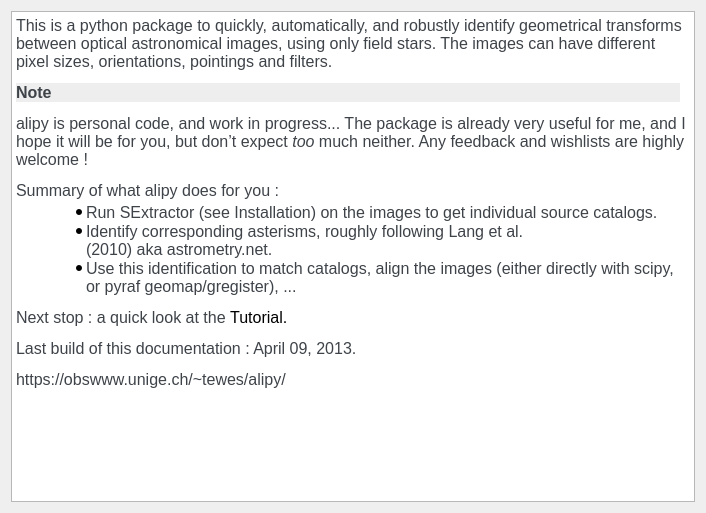
<?xml version="1.0" encoding="UTF-8"?>
<ui version="4.0">
 <class>Form</class>
 <widget class="QWidget" name="Form">
  <property name="geometry">
   <rect>
    <x>0</x>
    <y>0</y>
    <width>702</width>
    <height>509</height>
   </rect>
  </property>
  <property name="windowTitle">
   <string>Alipy</string>
  </property>
  <layout class="QGridLayout" name="gridLayout">
   <item row="0" column="0">
    <widget class="QTextBrowser" name="textBrowser_5">
     <property name="minimumSize">
      <size>
       <width>684</width>
       <height>491</height>
      </size>
     </property>
     <property name="html">
      <string>&lt;!DOCTYPE HTML PUBLIC &quot;-//W3C//DTD HTML 4.0//EN&quot; &quot;http://www.w3.org/TR/REC-html40/strict.dtd&quot;&gt;
&lt;html&gt;&lt;head&gt;&lt;meta name=&quot;qrichtext&quot; content=&quot;1&quot; /&gt;&lt;style type=&quot;text/css&quot;&gt;
p, li { white-space: pre-wrap; }
&lt;/style&gt;&lt;/head&gt;&lt;body style=&quot; font-family:'MS Shell Dlg 2'; font-size:8.25pt; font-weight:400; font-style:normal;&quot;&gt;
&lt;p style=&quot; margin-top:12px; margin-bottom:12px; margin-left:0px; margin-right:0px; -qt-block-indent:0; text-indent:0px; background-color:#ffffff;&quot;&gt;&lt;span style=&quot; font-family:'Arial,sans-serif'; font-size:12pt; color:#3e4349; background-color:#ffffff;&quot;&gt;This is a python package to quickly, automatically, and robustly identify geometrical transforms between optical astronomical images, using only field stars. The images can have different pixel sizes, orientations, pointings and filters.&lt;/span&gt;&lt;/p&gt;
&lt;p style=&quot; margin-top:10px; margin-bottom:5px; margin-left:0px; margin-right:10px; -qt-block-indent:0; text-indent:0px; background-color:#eeeeee;&quot;&gt;&lt;span style=&quot; font-family:'Arial,sans-serif'; font-size:12pt; font-weight:600; color:#3e4349;&quot;&gt;Note&lt;/span&gt;&lt;span style=&quot; font-family:'Arial,sans-serif'; font-size:12pt; color:#3e4349;&quot;&gt; &lt;/span&gt;&lt;/p&gt;
&lt;p style=&quot; margin-top:12px; margin-bottom:12px; margin-left:0px; margin-right:0px; -qt-block-indent:0; text-indent:0px;&quot;&gt;&lt;span style=&quot; font-family:'Arial,sans-serif'; font-size:12pt; color:#3e4349;&quot;&gt;alipy is personal code, and work in progress... The package is already very useful for me, and I hope it will be for you, but don’t expect &lt;/span&gt;&lt;span style=&quot; font-family:'Arial,sans-serif'; font-size:12pt; font-style:italic; color:#3e4349;&quot;&gt;too&lt;/span&gt;&lt;span style=&quot; font-family:'Arial,sans-serif'; font-size:12pt; color:#3e4349;&quot;&gt; much neither. Any feedback and wishlists are highly welcome !&lt;/span&gt;&lt;/p&gt;
&lt;p style=&quot; margin-top:8px; margin-bottom:0px; margin-left:0px; margin-right:0px; -qt-block-indent:0; text-indent:0px; background-color:#ffffff;&quot;&gt;&lt;span style=&quot; font-family:'Arial,sans-serif'; font-size:12pt; color:#3e4349;&quot;&gt;Summary of what alipy does for you :&lt;/span&gt;&lt;/p&gt;
&lt;ul style=&quot;margin-top: 0px; margin-bottom: 0px; margin-left: 0px; margin-right: 0px; -qt-list-indent: 1;&quot;&gt;&lt;li style=&quot; font-family:'Arial,sans-serif'; font-size:12pt; color:#3e4349;&quot; style=&quot; margin-top:3px; margin-bottom:0px; margin-left:30px; margin-right:0px; -qt-block-indent:0; text-indent:0px;&quot;&gt;Run SExtractor (see Installation) on the images to get individual source catalogs.&lt;/li&gt;
&lt;li style=&quot; font-family:'Arial,sans-serif'; font-size:12pt; color:#3e4349;&quot; style=&quot; margin-top:0px; margin-bottom:0px; margin-left:30px; margin-right:0px; -qt-block-indent:0; text-indent:0px;&quot;&gt;Identify corresponding asterisms, roughly following Lang et al. (2010) aka astrometry.net.&lt;/li&gt;
&lt;li style=&quot; font-family:'Arial,sans-serif'; font-size:12pt; color:#3e4349;&quot; style=&quot; margin-top:0px; margin-bottom:10px; margin-left:30px; margin-right:0px; -qt-block-indent:0; text-indent:0px;&quot;&gt;Use this identification to match catalogs, align the images (either directly with scipy, or pyraf geomap/gregister), ...&lt;/li&gt;&lt;/ul&gt;
&lt;p style=&quot; margin-top:12px; margin-bottom:12px; margin-left:0px; margin-right:0px; -qt-block-indent:0; text-indent:0px; background-color:#ffffff;&quot;&gt;&lt;span style=&quot; font-family:'Arial,sans-serif'; font-size:12pt; color:#3e4349; background-color:#ffffff;&quot;&gt;Next stop : a quick look at the&lt;/span&gt;&lt;span style=&quot; font-family:'Arial,sans-serif'; font-size:12pt; color:#3e4349;&quot;&gt; &lt;/span&gt;&lt;span style=&quot; font-size:12pt;&quot;&gt;Tutorial.&lt;/span&gt;&lt;/p&gt;
&lt;p style=&quot; margin-top:12px; margin-bottom:12px; margin-left:0px; margin-right:0px; -qt-block-indent:0; text-indent:0px; background-color:#ffffff;&quot;&gt;&lt;span style=&quot; font-family:'Arial,sans-serif'; font-size:12pt; color:#3e4349; background-color:#ffffff;&quot;&gt;Last build of this documentation : April 09, 2013.&lt;/span&gt;&lt;/p&gt;
&lt;p style=&quot; margin-top:12px; margin-bottom:12px; margin-left:0px; margin-right:0px; -qt-block-indent:0; text-indent:0px; background-color:#ffffff;&quot;&gt;&lt;span style=&quot; font-family:'Arial,sans-serif'; font-size:12pt; color:#3e4349; background-color:#ffffff;&quot;&gt;https://obswww.unige.ch/~tewes/alipy/&lt;/span&gt;&lt;/p&gt;&lt;/body&gt;&lt;/html&gt;</string>
     </property>
    </widget>
   </item>
  </layout>
 </widget>
 <resources/>
 <connections/>
</ui>
